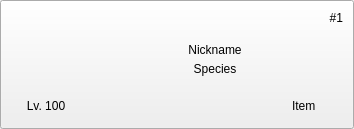
<?xml version="1.0" encoding="UTF-8"?>
<ui version="4.0">
 <class>PokeButton</class>
 <widget class="QPushButton" name="PokeButton">
  <property name="geometry">
   <rect>
    <x>0</x>
    <y>0</y>
    <width>354</width>
    <height>129</height>
   </rect>
  </property>
  <property name="sizePolicy">
   <sizepolicy hsizetype="Minimum" vsizetype="Minimum">
    <horstretch>0</horstretch>
    <verstretch>0</verstretch>
   </sizepolicy>
  </property>
  <layout class="QGridLayout" name="gridLayout">
   <item row="1" column="0">
    <widget class="QLabel" name="sprite">
     <property name="sizePolicy">
      <sizepolicy hsizetype="Fixed" vsizetype="Fixed">
       <horstretch>0</horstretch>
       <verstretch>10</verstretch>
      </sizepolicy>
     </property>
     <property name="minimumSize">
      <size>
       <width>70</width>
       <height>70</height>
      </size>
     </property>
     <property name="maximumSize">
      <size>
       <width>70</width>
       <height>70</height>
      </size>
     </property>
     <property name="text">
      <string/>
     </property>
     <property name="scaledContents">
      <bool>true</bool>
     </property>
    </widget>
   </item>
   <item row="3" column="0">
    <widget class="QLabel" name="level">
     <property name="text">
      <string>Lv. 100</string>
     </property>
     <property name="alignment">
      <set>Qt::AlignCenter</set>
     </property>
    </widget>
   </item>
   <item row="0" column="1" rowspan="3">
    <layout class="QVBoxLayout" name="verticalLayout">
     <property name="spacing">
      <number>0</number>
     </property>
     <item>
      <widget class="QLabel" name="number">
       <property name="text">
        <string>#1</string>
       </property>
       <property name="alignment">
        <set>Qt::AlignRight|Qt::AlignTop|Qt::AlignTrailing</set>
       </property>
      </widget>
     </item>
     <item>
      <widget class="QLabel" name="nickname">
       <property name="text">
        <string>Nickname</string>
       </property>
       <property name="alignment">
        <set>Qt::AlignCenter</set>
       </property>
      </widget>
     </item>
     <item>
      <widget class="QLabel" name="species">
       <property name="text">
        <string>Species</string>
       </property>
       <property name="alignment">
        <set>Qt::AlignHCenter|Qt::AlignTop</set>
       </property>
      </widget>
     </item>
    </layout>
   </item>
   <item row="3" column="1">
    <layout class="QHBoxLayout" name="horizontalLayout">
     <property name="spacing">
      <number>3</number>
     </property>
     <item>
      <spacer name="horizontalSpacer">
       <property name="orientation">
        <enum>Qt::Horizontal</enum>
       </property>
       <property name="sizeHint" stdset="0">
        <size>
         <width>40</width>
         <height>20</height>
        </size>
       </property>
      </spacer>
     </item>
     <item>
      <widget class="QLabel" name="itemLabel">
       <property name="text">
        <string>Item</string>
       </property>
      </widget>
     </item>
     <item>
      <widget class="QLabel" name="item">
       <property name="minimumSize">
        <size>
         <width>24</width>
         <height>24</height>
        </size>
       </property>
       <property name="maximumSize">
        <size>
         <width>24</width>
         <height>24</height>
        </size>
       </property>
       <property name="text">
        <string/>
       </property>
      </widget>
     </item>
    </layout>
   </item>
   <item row="0" column="0">
    <spacer name="verticalSpacer">
     <property name="orientation">
      <enum>Qt::Vertical</enum>
     </property>
     <property name="sizeHint" stdset="0">
      <size>
       <width>20</width>
       <height>40</height>
      </size>
     </property>
    </spacer>
   </item>
   <item row="2" column="0">
    <spacer name="verticalSpacer_2">
     <property name="orientation">
      <enum>Qt::Vertical</enum>
     </property>
     <property name="sizeHint" stdset="0">
      <size>
       <width>20</width>
       <height>40</height>
      </size>
     </property>
    </spacer>
   </item>
  </layout>
 </widget>
 <resources/>
 <connections/>
</ui>
